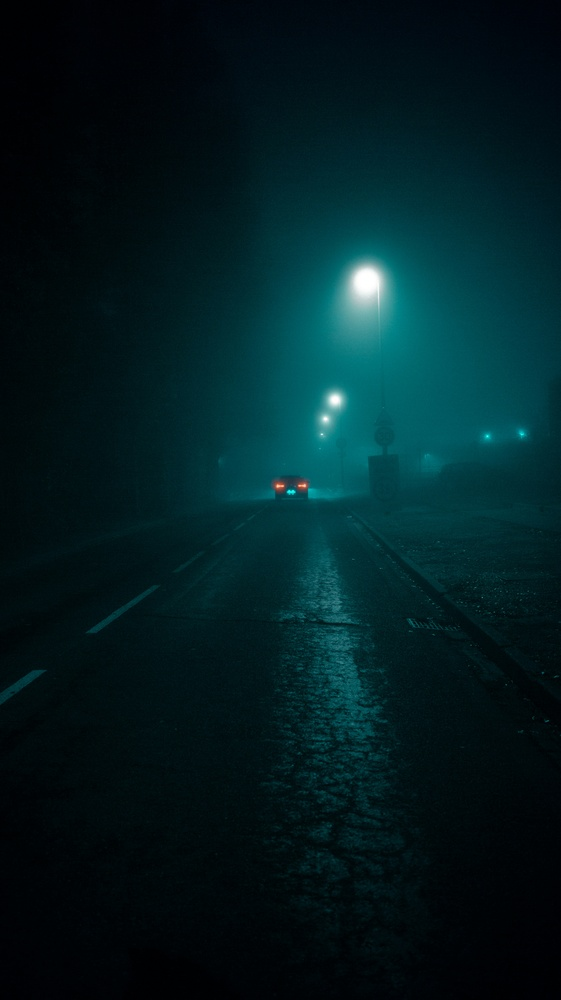
#> input picture night.jpg, 561 x 1000 px, shrunk from 3368 x 6000 before the run
$ python dehaze_night.py
#> lines starting #> are read from the running program, lines starting #| are printed output that depends on the picture
#> in dehaze_professional, img is the input picture: shape (1000, 561, 3); mean B, G, R 33.6, 29.6, 2.2
import cv2
import numpy as np

def guided_filter(I, p, r, eps):
    """Refines the transmission map to respect image edges."""
    return cv2.ximgproc.createGuidedFilter(guide=I, radius=r, eps=eps).filter(p)

def get_dark_channel(img, size=15):
#> called with size = 15
    min_channel = np.min(img, axis=2)
    kernel = cv2.getStructuringElement(cv2.MORPH_RECT, (size, size))
    return cv2.erode(min_channel, kernel)
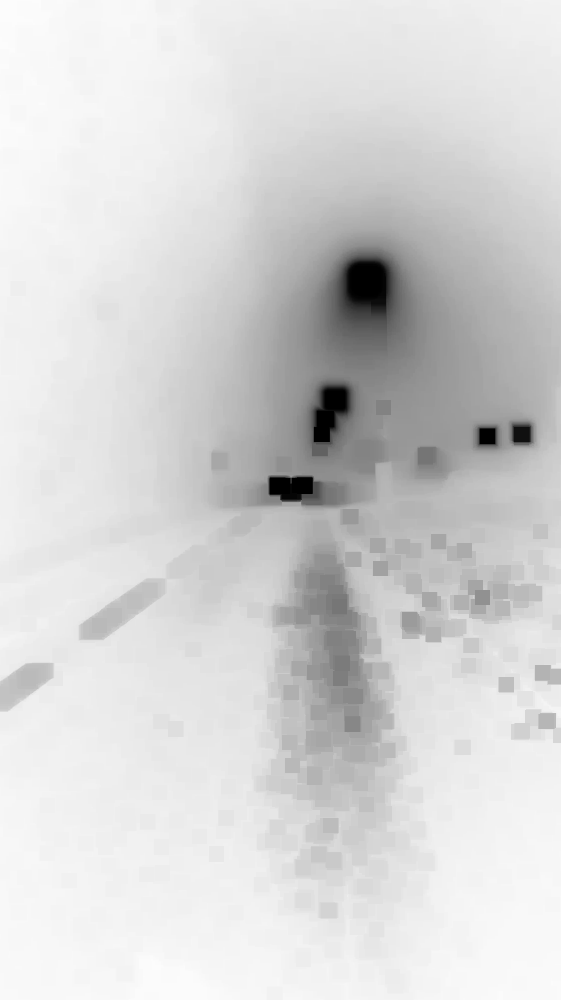
#> returned value: shape (1000, 561); min 0, max 252, mean 212.7

def estimate_atmospheric_light(img, dark_channel):
    h, w = dark_channel.shape
#> h = 1000; w = 561
    num_pixels = h * w
#> num_pixels = 561000
    num_brightest = max(1, num_pixels // 1000)
#> num_brightest = 561
    flat_dark = dark_channel.flatten()
    indices = np.argpartition(flat_dark, -num_brightest)[-num_brightest:]
#> indices = 561 values, max 547680 at index 555, min 0 at index 560, mean 70474.9
    flat_img = img.reshape(-1, 3)
    return np.max(flat_img[indices], axis=0)

def enhance_night_image(img):
    # Convert to LAB color space to enhance brightness without ruining colors
    lab = cv2.cvtColor(img, cv2.COLOR_BGR2LAB)
    l, a, b = cv2.split(lab)

    # Apply CLAHE to the L-channel (Lightness)
    clahe = cv2.createCLAHE(clipLimit=3.0, tileGridSize=(8, 8))
    cl = clahe.apply(l)

    enhanced_lab = cv2.merge((cl, a, b))
    return cv2.cvtColor(enhanced_lab, cv2.COLOR_LAB2BGR)

def dehaze_professional(image_path, output_path='comparison_result.jpg'):
    img = cv2.imread(image_path)
    if img is None:
        print("Error: Image not found.")
        return

    # --- 1. PRE-PROCESS & INVERT ---
    # We work on a day-like version of the night image
    inverted_img = 255 - img

    # --- 2. CORE DEHAZING ---
    dark = get_dark_channel(inverted_img)
    A = estimate_atmospheric_light(inverted_img, dark)
#> A = [253, 255, 255]

    # Raw Transmission Map
    norm_img = inverted_img.astype(np.float64) / A.astype(np.float64)
    transmission = 1 - 0.95 * get_dark_channel(norm_img)
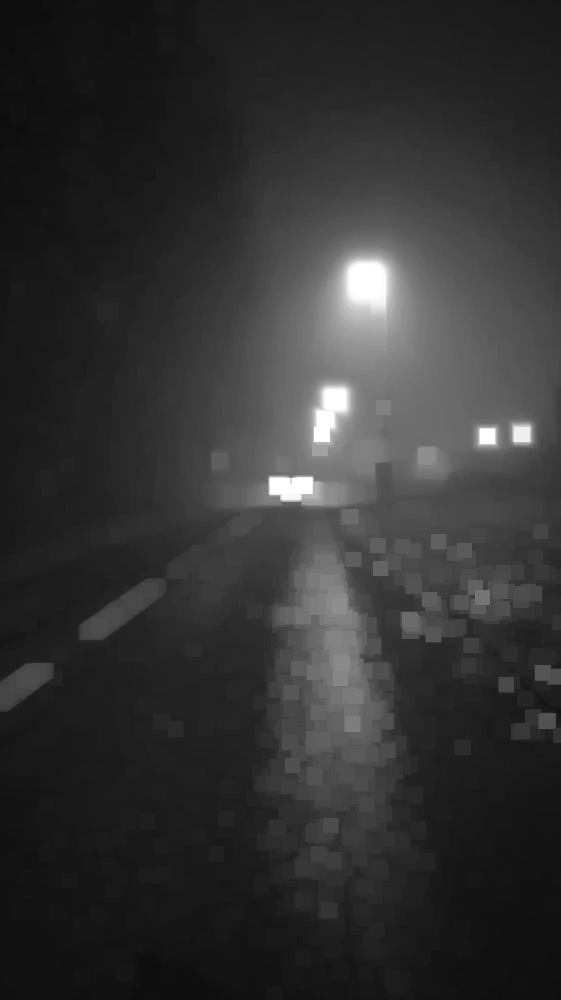
#> transmission: shape (1000, 561) float64; min 0.0538, max 1, mean 0.202

    # Refine Transmission with Guided Filter (Requires gray version of guide)
    gray_guide = cv2.cvtColor(inverted_img, cv2.COLOR_BGR2GRAY).astype(np.float32) / 255.0
    transmission = guided_filter(gray_guide, transmission.astype(np.float32), 40, 0.001)
    transmission = np.maximum(transmission, 0.1)

    # Recover Scene
    result = np.zeros(img.shape, dtype=np.float64)
    for i in range(3):
        result[:, :, i] = (inverted_img[:, :, i].astype(np.float64) - A[i]) / transmission + A[i]
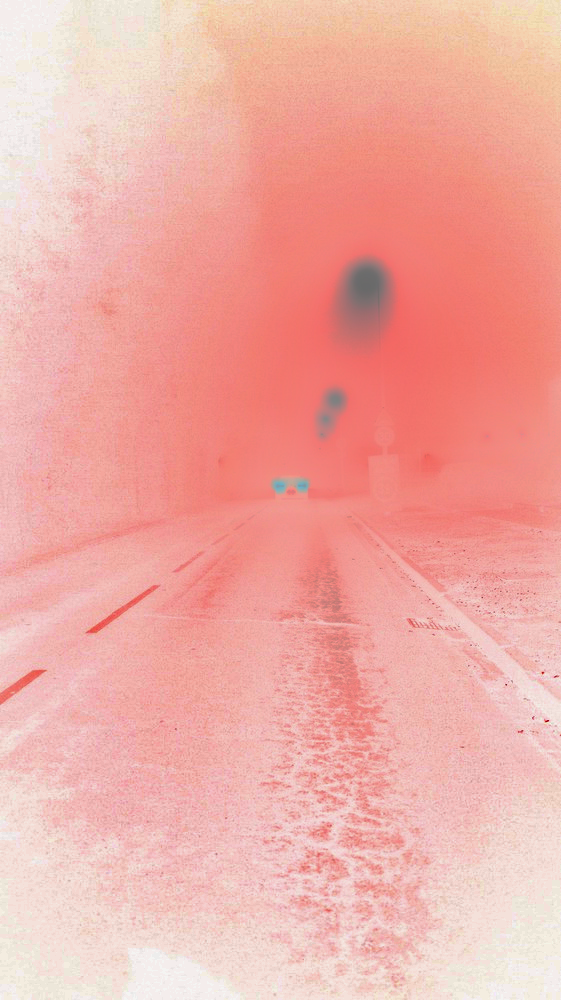
#> result: shape (1000, 561, 3) float64; mean B, G, R 125.4, 138.3, 248.7; drawn with min black and max white

    dehazed = 255 - np.clip(result, 0, 255).astype(np.uint8)

    # --- 3. POST-PROCESS ENHANCEMENT ---
    final_output = enhance_night_image(dehazed)
#> in enhance_night_image, `lab = cv2.cvtColor(img, cv2.COLOR_BGR2LAB)`: lab: shape (1000, 561, 3); mean of channels 0, 1, 2 112.2, 106.8, 113.3
#> in enhance_night_image, `l, a, b = cv2.split(lab)`:
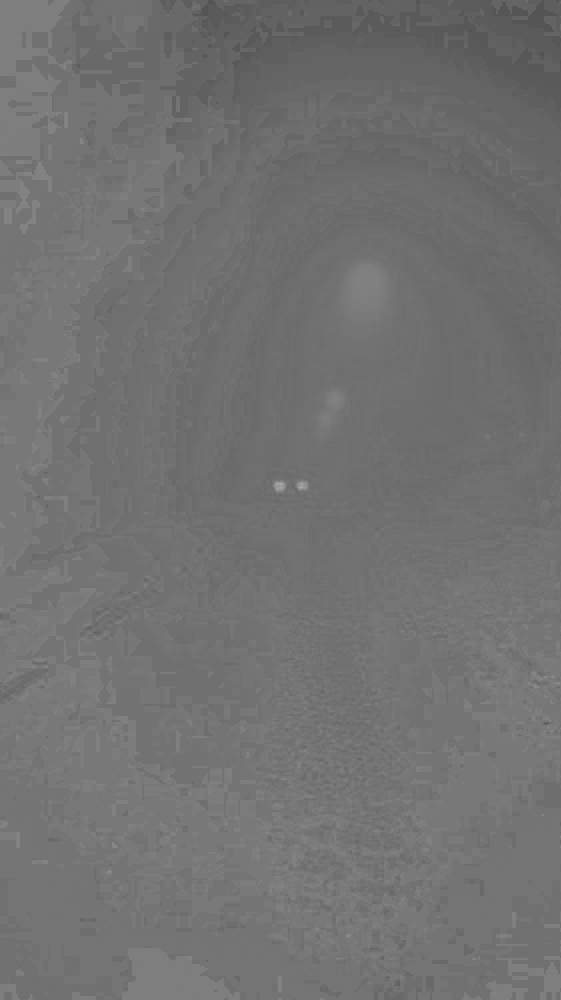
#> b: shape (1000, 561); min 77, max 172, mean 113.3
#> in enhance_night_image, `cl = clahe.apply(l)`:
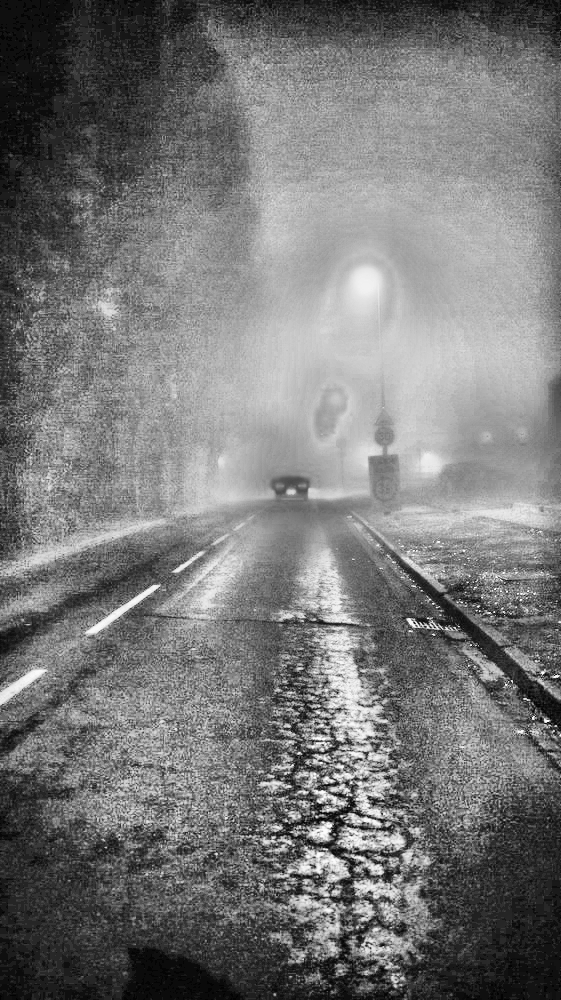
#> cl: shape (1000, 561); min 0, max 254, mean 119
#> in enhance_night_image, `enhanced_lab = cv2.merge((cl, a, b))`: enhanced_lab: shape (1000, 561, 3); mean of channels 0, 1, 2 119, 106.8, 113.3
#> in enhance_night_image, `return cv2.cvtColor(enhanced_lab, cv2.COLOR_LAB2BGR)`:
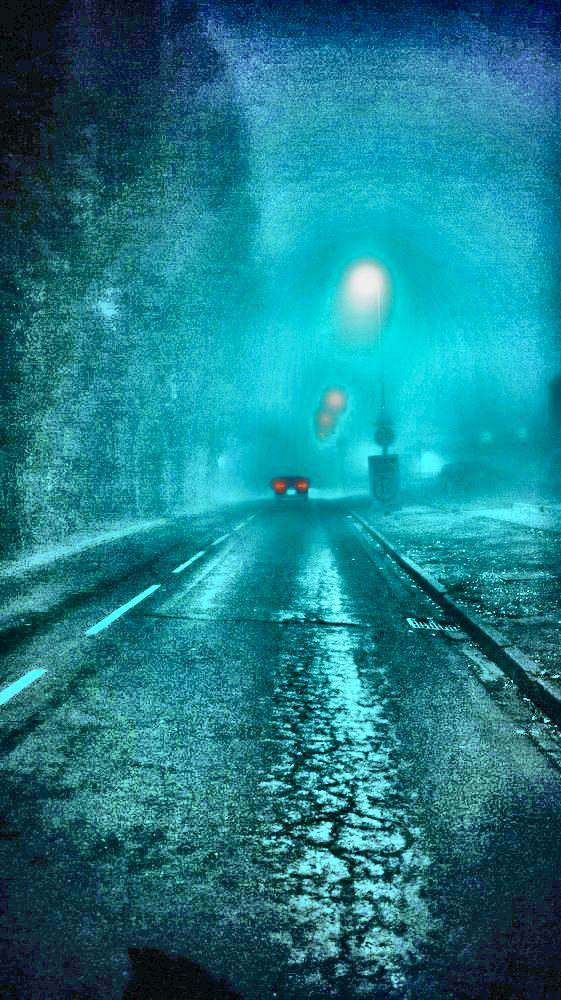
#> returned value: shape (1000, 561, 3); mean B, G, R 137, 124.1, 25.8

    # --- 4. CREATE COMPARISON ---
    # Stack original and result side-by-side
    comparison = np.hstack((img, final_output))
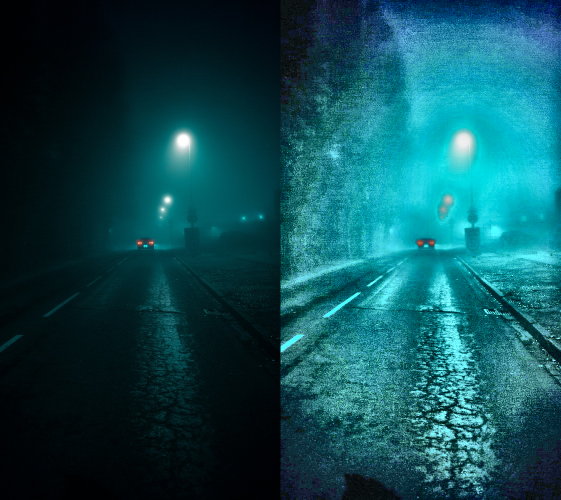
#> comparison: shape (1000, 1122, 3) (shown at 1/2 size); mean B, G, R 85.3, 76.8, 14
    cv2.imwrite(output_path, comparison)

    print(f"Success! Comparison saved as {output_path}")
    cv2.imshow('Left: Original | Right: Professional Dehazed', comparison)
    cv2.waitKey(0)
    cv2.destroyAllWindows()

# Run the process
dehaze_professional('night.jpg')
